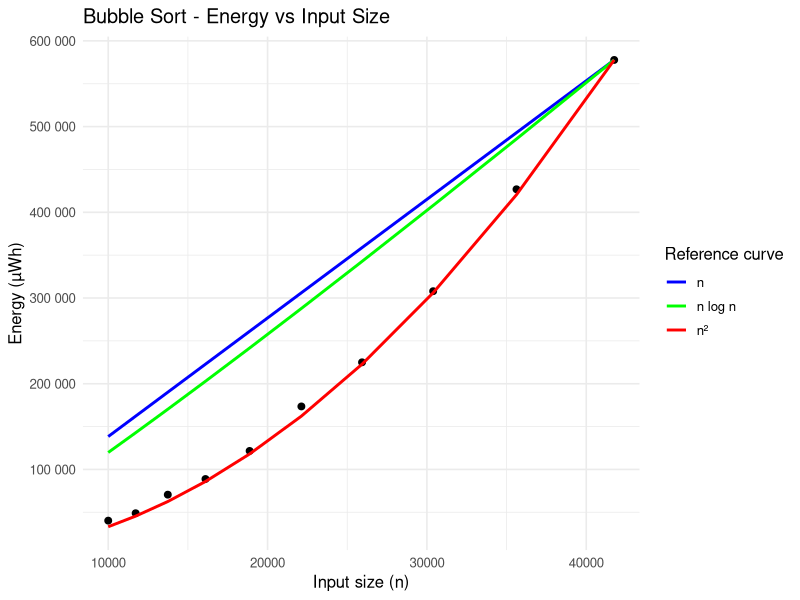
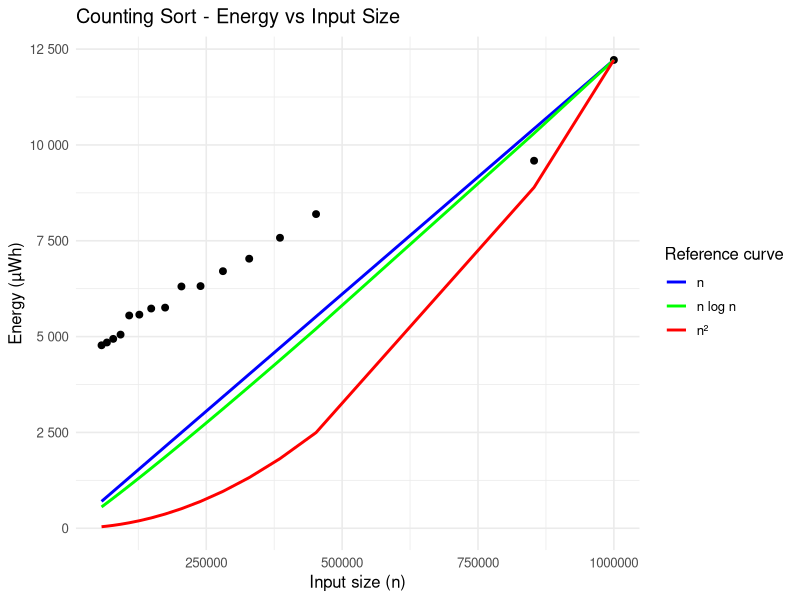
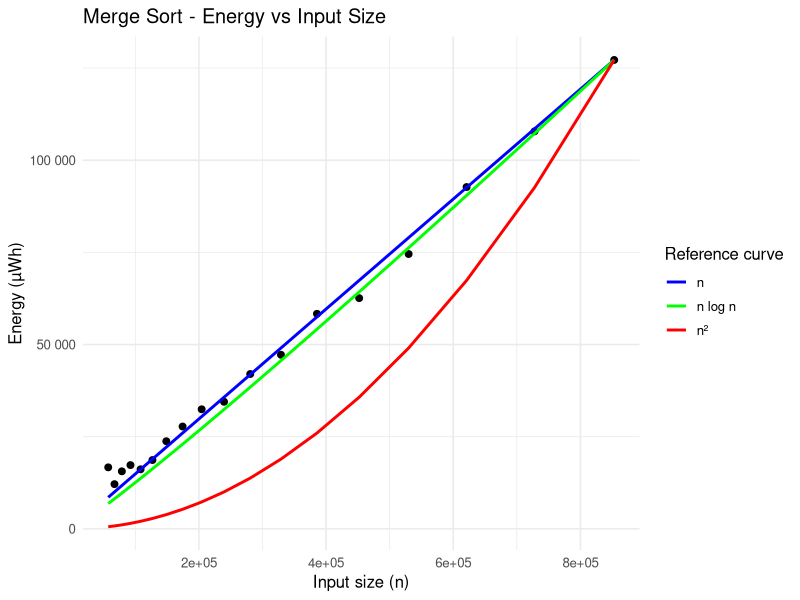
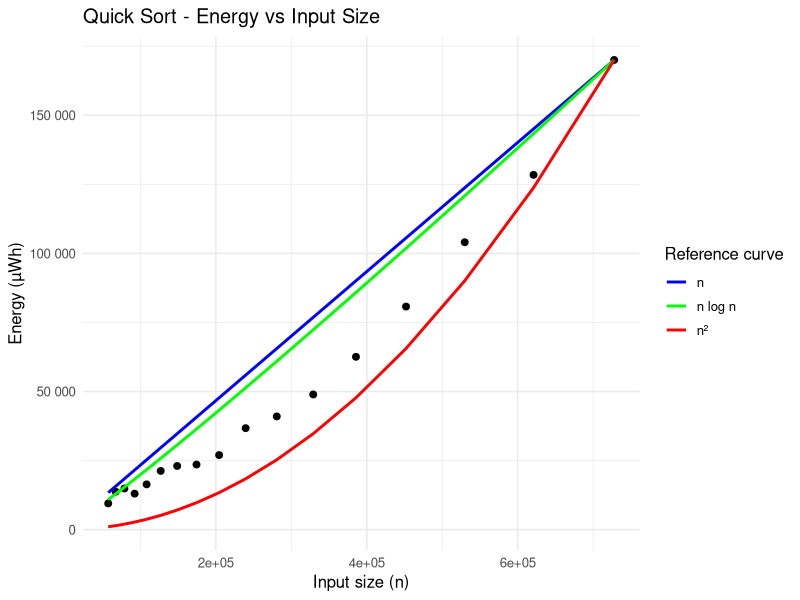
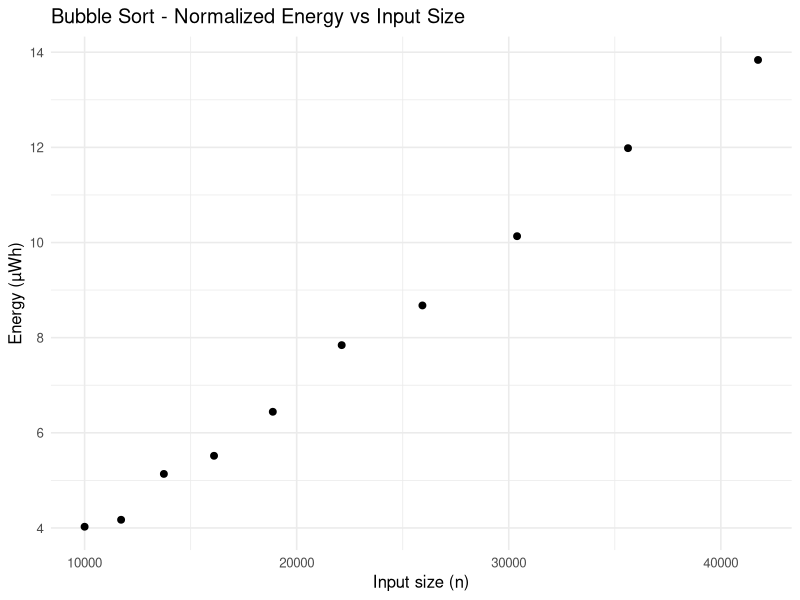
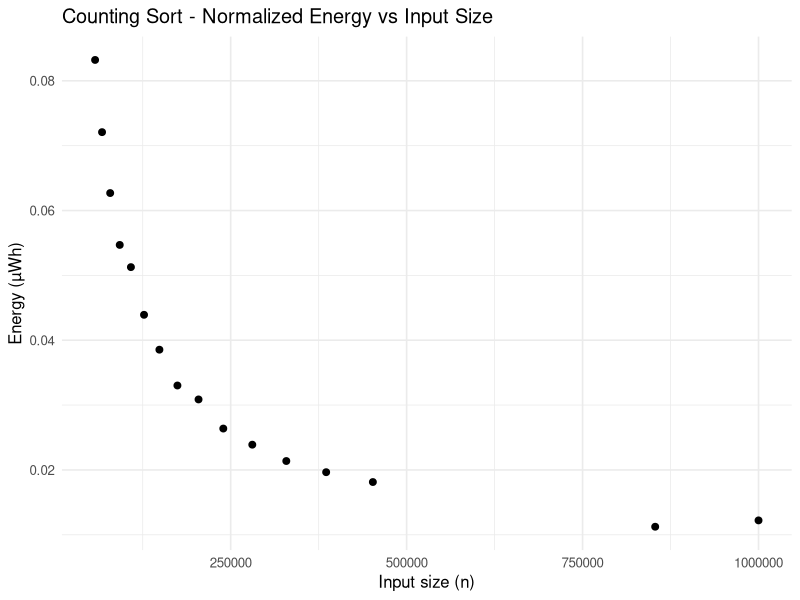
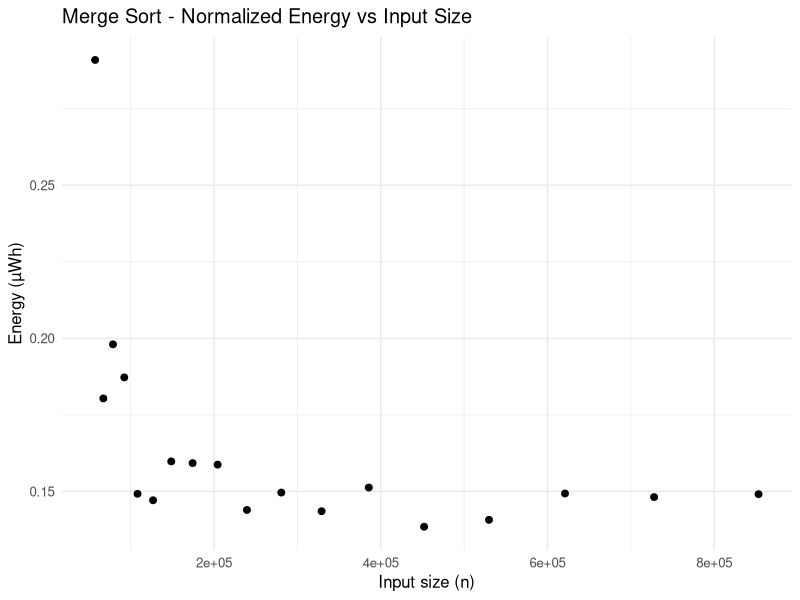
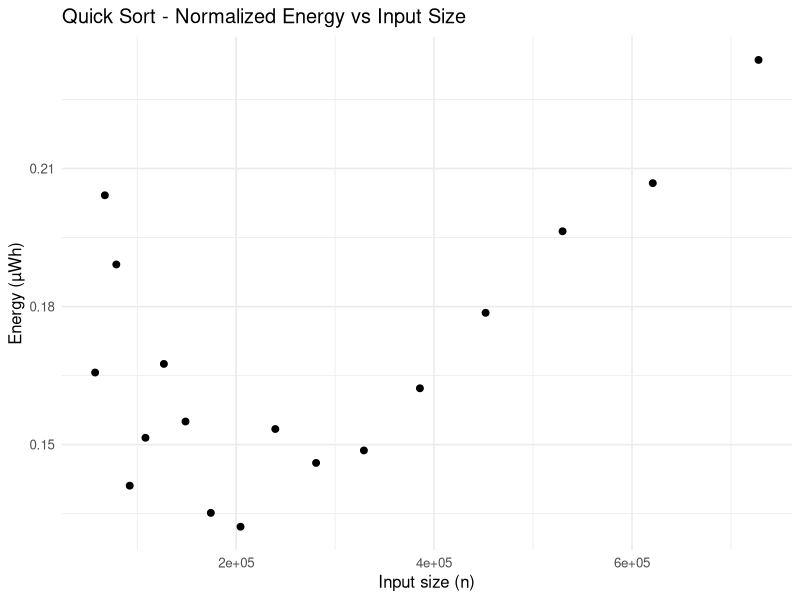

Recreate these plots in R, in order.
library(tidyverse)

setwd("C:/Users/graur/Desktop/AlgorithmsProject-main")

# -----------------------------
# 1. LOAD DATA
# -----------------------------

df <- read_csv("combined_results.csv")

# -----------------------------
# 2. CHECK REQUIRED COLUMNS
# -----------------------------

required_cols <- c("input_file", "algorithm", "input_size", "energy_kwh")
missing_cols <- setdiff(required_cols, names(df))

if (length(missing_cols) > 0) {
  stop(paste("Missing required columns:", paste(missing_cols, collapse = ", ")))
}

# -----------------------------
# 3. PREPARE DATA
# -----------------------------

plot_df <- df %>%
  filter(algorithm %in% c("bubble", "counting", "merge", "quick")) %>%
  filter(str_detect(input_file, "^random_")) %>%
  mutate(
    n = as.numeric(input_size),
    energy_uwh = as.numeric(energy_kwh) * 1e9,
    n_log_n = n * log(n),
    n_sq = n^2
  ) %>%
  drop_na(n, energy_uwh) %>%
  filter(algorithm == "bubble" | n >= 50000)

# -----------------------------
# 4. REMOVE EXTREME CASES
# -----------------------------

plot_df <- plot_df %>%
  group_by(algorithm) %>%
  mutate(
    q1 = quantile(energy_uwh, 0.25, na.rm = TRUE),
    q3 = quantile(energy_uwh, 0.75, na.rm = TRUE),
    iqr = q3 - q1,
    lower_bound = q1 - 1.5 * iqr,
    upper_bound = q3 + 1.5 * iqr
  ) %>%
  filter(energy_uwh >= lower_bound, energy_uwh <= upper_bound) %>%
  ungroup() %>%
  select(-q1, -q3, -iqr, -lower_bound, -upper_bound)

# -----------------------------
# 5. HELPER FUNCTION
# -----------------------------

scale_curve <- function(curve, observed_y) {
  curve * (max(observed_y, na.rm = TRUE) / max(curve, na.rm = TRUE))
}

# -----------------------------
# 6. FUNCTION TO MAKE TOTAL ENERGY PLOT
# -----------------------------

make_energy_plot <- function(data, algo_name, pretty_name = algo_name) {
  
  algo_df <- data %>%
    filter(algorithm == algo_name) %>%
    arrange(n)
  
  if (nrow(algo_df) == 0) {
    stop(paste("No data found for algorithm:", algo_name))
  }
  
  curve_df <- algo_df %>%
    distinct(n) %>%
    arrange(n) %>%
    mutate(
      ref_n = n,
      ref_nlogn = n * log(n),
      ref_nsq = n^2,
      scaled_n = scale_curve(ref_n, algo_df$energy_uwh),
      scaled_nlogn = scale_curve(ref_nlogn, algo_df$energy_uwh),
      scaled_nsq = scale_curve(ref_nsq, algo_df$energy_uwh)
    ) %>%
    pivot_longer(
      cols = c(scaled_n, scaled_nlogn, scaled_nsq),
      names_to = "curve",
      values_to = "curve_value"
    ) %>%
    mutate(
      curve = recode(
        curve,
        scaled_n = "n",
        scaled_nlogn = "n log n",
        scaled_nsq = "n²"
      )
    )
  
  ggplot() +
    geom_point(
      data = algo_df,
      aes(x = n, y = energy_uwh),
      color = "black",
      size = 2
    ) +
    geom_line(
      data = curve_df,
      aes(x = n, y = curve_value, color = curve),
      linewidth = 1
    ) +
    scale_color_manual(
      values = c("n" = "blue", "n log n" = "green", "n²" = "red")
    ) +
    labs(
      title = paste(pretty_name, "- Energy vs Input Size"),
      x = "Input size (n)",
      y = "Energy (µWh)",
      color = "Reference curve"
    ) +
    theme_minimal(base_size = 12) +
    scale_y_continuous(labels = scales::label_number())
}

# -----------------------------
# 7. FUNCTION TO MAKE NORMALIZED ENERGY PLOT (UPDATED)
# -----------------------------

make_normalized_plot <- function(data, algo_name, pretty_name = algo_name) {
  
  algo_df <- data %>%
    filter(algorithm == algo_name) %>%
    arrange(n) %>%
    mutate(
      energy_per_n = energy_uwh / n
    )
  
  if (nrow(algo_df) == 0) {
    stop(paste("No data found for algorithm:", algo_name))
  }
  
  ggplot() +
    geom_point(
      data = algo_df,
      aes(x = n, y = energy_per_n),
      color = "black",
      size = 2
    ) +
    labs(
      title = paste(pretty_name, "- Normalized Energy vs Input Size"),
      x = "Input size (n)",
      y = "Energy (µWh)"
    ) +
    theme_minimal(base_size = 12) +
    scale_y_continuous(labels = scales::label_number())
}

# -----------------------------
# 8. R-SQUARED SUMMARY
# -----------------------------

get_r2 <- function(data, predictor_name) {
  model_formula <- as.formula(paste("energy_uwh ~", predictor_name))
  model <- lm(model_formula, data = data)
  summary(model)$r.squared
}

r2_table <- plot_df %>%
  group_by(algorithm) %>%
  group_modify(~{
    tibble(
      points = nrow(.x),
      r2_n = get_r2(.x, "n"),
      r2_nlogn = get_r2(.x, "n_log_n"),
      r2_nsq = get_r2(.x, "n_sq")
    )
  }) %>%
  ungroup() %>%
  mutate(
    best_fit = case_when(
      r2_n >= r2_nlogn & r2_n >= r2_nsq ~ "n",
      r2_nlogn >= r2_n & r2_nlogn >= r2_nsq ~ "n log n",
      TRUE ~ "n^2"
    )
  ) %>%
  arrange(algorithm)

point_counts <- plot_df %>%
  count(algorithm, name = "num_points")

r2_table_display <- r2_table %>%
  mutate(
    r2_n = round(r2_n, 4),
    r2_nlogn = round(r2_nlogn, 4),
    r2_nsq = round(r2_nsq, 4)
  )

cat("\nPoints used per algorithm:\n")
print(point_counts)

cat("\nR-squared summary for total energy:\n")
print(r2_table_display)

# -----------------------------
# 9. GENERATE PLOTS
# -----------------------------

bubble_energy_plot   <- make_energy_plot(plot_df, "bubble",   "Bubble Sort")
counting_energy_plot <- make_energy_plot(plot_df, "counting", "Counting Sort")
merge_energy_plot    <- make_energy_plot(plot_df, "merge",    "Merge Sort")
quick_energy_plot    <- make_energy_plot(plot_df, "quick",    "Quick Sort")

bubble_norm_plot     <- make_normalized_plot(plot_df, "bubble",   "Bubble Sort")
counting_norm_plot   <- make_normalized_plot(plot_df, "counting", "Counting Sort")
merge_norm_plot      <- make_normalized_plot(plot_df, "merge",    "Merge Sort")
quick_norm_plot      <- make_normalized_plot(plot_df, "quick",    "Quick Sort")

# -----------------------------
# 10. PRINT PLOTS
# -----------------------------

bubble_energy_plot
counting_energy_plot
merge_energy_plot
quick_energy_plot

bubble_norm_plot
counting_norm_plot
merge_norm_plot
quick_norm_plot
